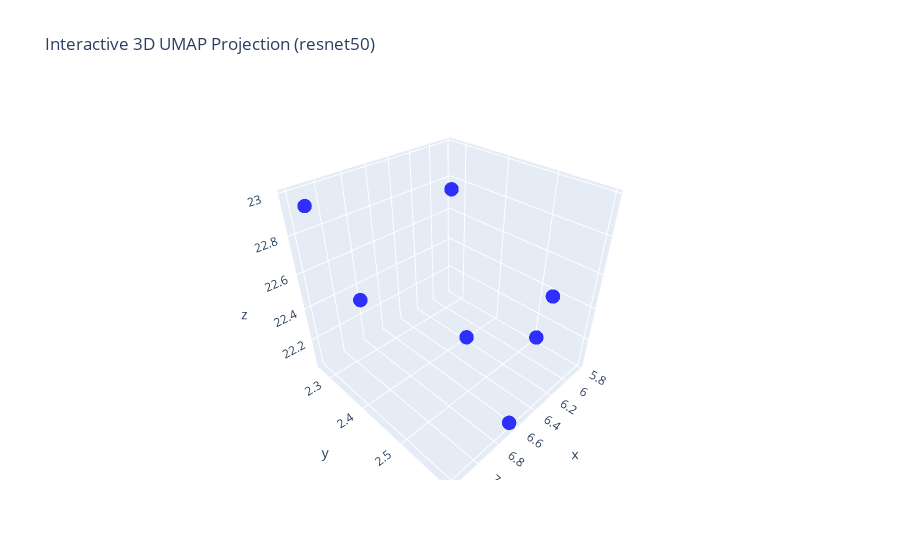

Notebook cell for this chart:
### Code cell
fig = go.Figure(data=[go.Scatter3d(
    x=results_self_siglip[:, 0], y=results_self_siglip[:, 1], z=results_self_siglip[:, 2],
    mode='markers',
    marker=dict(size=5, color=colors_siglip, opacity=0.8)
)])

fig.update_layout(
    title="Interactive 3D UMAP Projection (resnet50)",
)

fig.show()

### Figure 1 — Plotly figure (JSON) as saved in the notebook; plotly's stock layout.template omitted (floating-point values rounded to 4 significant figures; data arrays with more than 128 entries replaced by an {"elided": "..."} marker saying what was removed)
{"data": [{"marker": {"color": {"elided": "244 str values"}, "opacity": 0.8, "size": 5}, "mode": "markers", "type": "scatter3d", "x": [6.905, 5.821, 6.001, 6.814, 7.206, 5.934, 6.641], "y": [2.558, 2.272, 2.534, 2.269, 2.312, 2.546, 2.599], "z": [22.6, 22.74, 22.18, 22.31, 22.98, 22.44, 22.04]}], "layout": {"title": {"text": "Interactive 3D UMAP Projection (resnet50)"}}}
